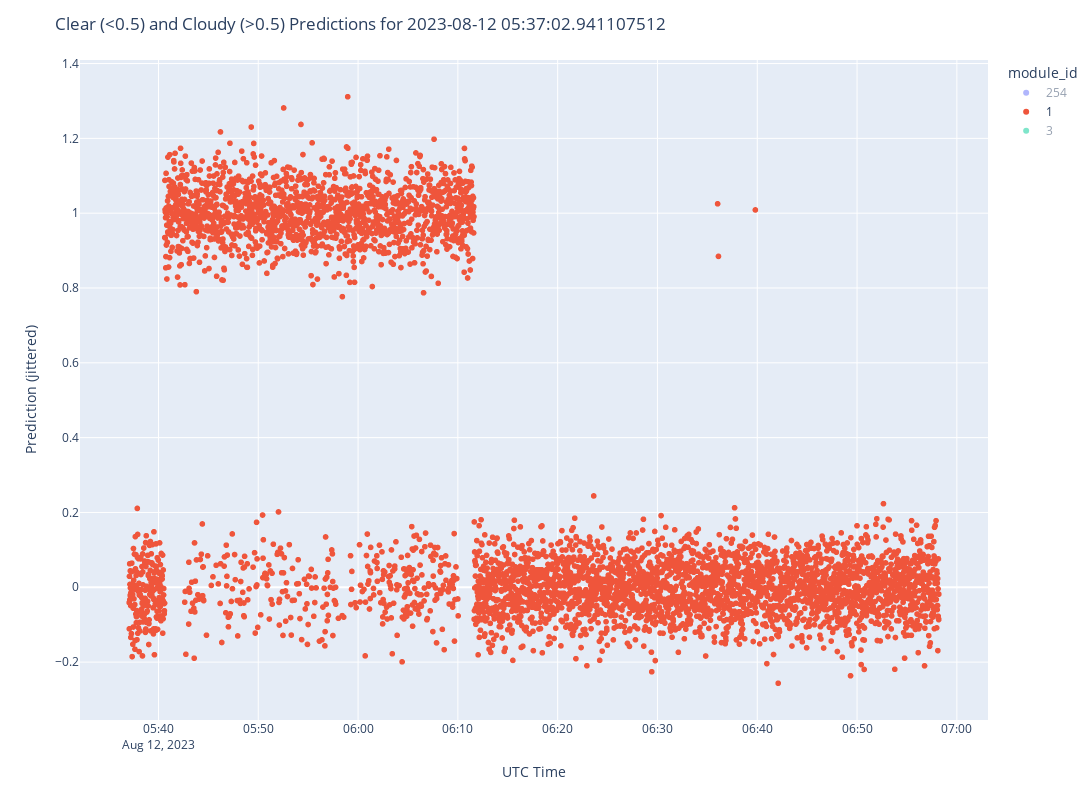

Source (notebook cell):
### Code cell
plt.figure(figsize=(10, 10))

def jitter(values, mu=0, std=0.1):
    return values + np.random.normal(mu, std,values.shape)

pred_df = labeled[['module_id', 'date']].copy()
pred_df['pred (jittered)'] = jitter(predictions, 0, 0.07)
pred_df['module_id'] = pred_df['module_id'].astype(str)
# sns.scatterplot(pred_df, x='date', y='pred', hue='module_id', s=20)

date = labeled.loc[0, 'date']
fig = px.scatter(pred_df, x='date', y='pred (jittered)', color='module_id', width=1500, height=800)
# fig.update_traces(marker=dict(size=3))
fig.update_layout(
    title=f'Clear (<0.5) and Cloudy (>0.5) Predictions for {date}',
    xaxis_title="UTC Time",
    yaxis_title="Prediction (jittered)",
    
    # font=dict(
    #     family="Courier New, monospace",
    #     size=12,-–
    #     color="RebeccaPurple"
    # )
)
config = {
    'toImageButtonOptions': {
        'filename': f'event_timeline_{date}'
    }
}

fig.show(config=config)

### Figure 1 — Plotly figure (JSON) as saved in the notebook; plotly's stock layout.template omitted (floating-point values rounded to 4 significant figures; data arrays with more than 128 entries replaced by an {"elided": "..."} marker saying what was removed)
{"data": [{"hovertemplate": "module_id=254<br>date=%{x}<br>pred (jittered)=%{y}<extra></extra>", "legendgroup": "254", "marker": {"color": "#636efa", "symbol": "circle"}, "mode": "markers", "name": "254", "showlegend": true, "type": "scattergl", "visible": "legendonly", "x": {"elided": "4863 str values"}, "xaxis": "x", "y": {"elided": "4863 float values"}, "yaxis": "y"}, {"hovertemplate": "module_id=1<br>date=%{x}<br>pred (jittered)=%{y}<extra></extra>", "legendgroup": "1", "marker": {"color": "#EF553B", "symbol": "circle"}, "mode": "markers", "name": "1", "showlegend": true, "type": "scattergl", "visible": true, "x": {"elided": "4869 str values"}, "xaxis": "x", "y": {"elided": "4869 float values"}, "yaxis": "y"}, {"hovertemplate": "module_id=3<br>date=%{x}<br>pred (jittered)=%{y}<extra></extra>", "legendgroup": "3", "marker": {"color": "#00cc96", "symbol": "circle"}, "mode": "markers", "name": "3", "showlegend": true, "type": "scattergl", "visible": "legendonly", "x": {"elided": "4869 str values"}, "xaxis": "x", "y": {"elided": "4869 float values"}, "yaxis": "y"}], "layout": {"height": 800, "legend": {"title": {"text": "module_id"}, "tracegroupgap": 0}, "margin": {"t": 60}, "title": {"text": "Clear (<0.5) and Cloudy (>0.5) Predictions for 2023-08-12 05:37:02.941107512"}, "width": 1500, "xaxis": {"anchor": "y", "autorange": true, "domain": [0, 1], "range": ["2023-08-12 05:32:15.9001", "2023-08-12 07:02:59.5772"], "title": {"text": "UTC Time"}, "type": "date"}, "yaxis": {"anchor": "x", "autorange": true, "domain": [0, 1], "range": [-0.3548, 1.409], "title": {"text": "Prediction (jittered)"}, "type": "linear"}}}
